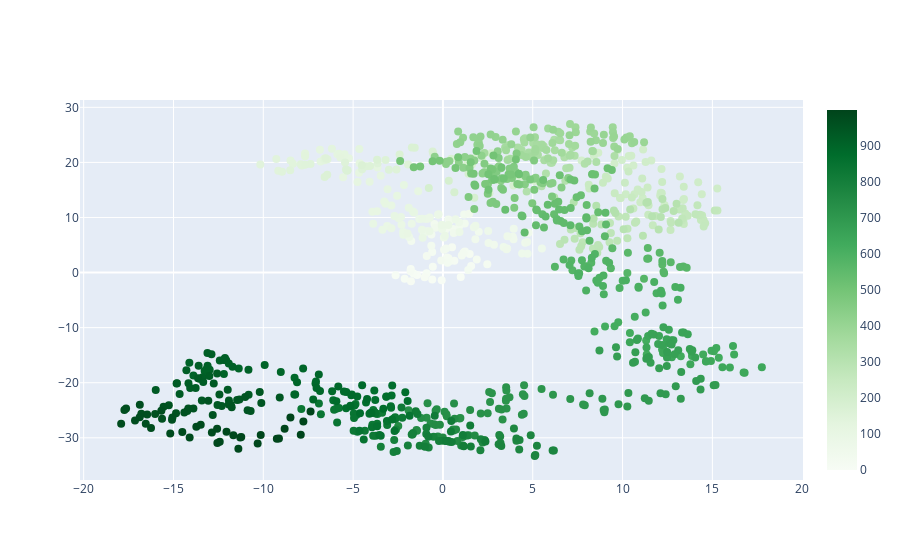

The cell this chart's notebook holds for it:
### Markdown cell above
# 2D

### Code cell
import plotly.graph_objects as go
import numpy as np

l = 1000
x_steps = np.random.choice([-1, 1], size=l) + 0.2 * np.random.randn(l) # l steps
y_steps = np.random.choice([-1, 1], size=l) + 0.2 * np.random.randn(l) # l steps
x_position = np.cumsum(x_steps) # integrate the position by summing steps values
y_position = np.cumsum(y_steps) # integrate the position by summing steps values

fig = go.Figure(data=go.Scatter(
    x=x_position,
    y=y_position,
    mode='markers',
    name='Random Walk',
    marker=dict(
        color=np.arange(l),
        size=8,
        colorscale='Greens',
        showscale=True
    )
))

fig.show()

### Figure 1 — Plotly figure (JSON) as saved in the notebook; plotly's stock layout.template omitted (floating-point values rounded to 4 significant figures; data arrays with more than 128 entries replaced by an {"elided": "..."} marker saying what was removed)
{"data": [{"marker": {"color": {"elided": "1000 int values"}, "colorscale": [[0, "rgb(247,252,245)"], [0.125, "rgb(229,245,224)"], [0.25, "rgb(199,233,192)"], [0.375, "rgb(161,217,155)"], [0.5, "rgb(116,196,118)"], [0.625, "rgb(65,171,93)"], [0.75, "rgb(35,139,69)"], [0.875, "rgb(0,109,44)"], [1, "rgb(0,68,27)"]], "showscale": true, "size": 8}, "mode": "markers", "name": "Random Walk", "type": "scatter", "x": {"elided": "1000 float values"}, "y": {"elided": "1000 float values"}}], "layout": {}}
